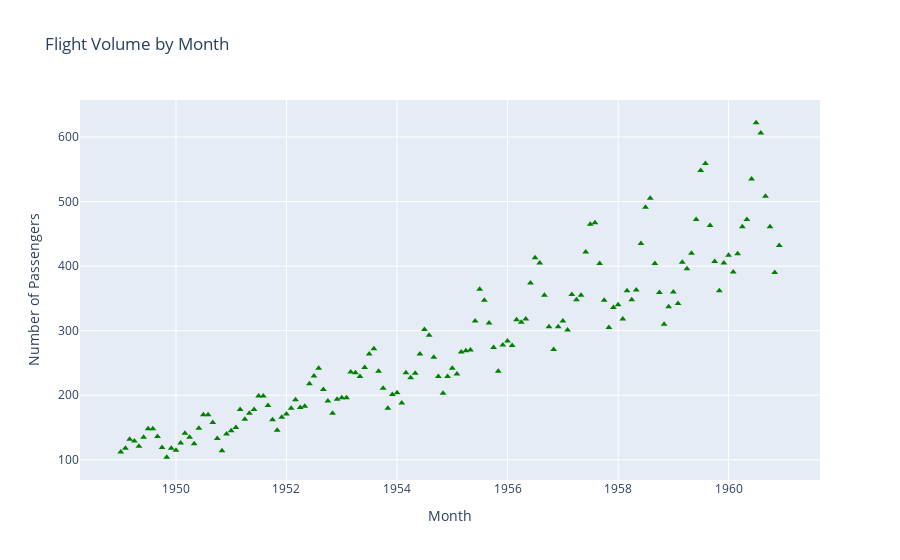

The code cell stored with this chart in its notebook:
### Code cell
# creating scatter plot
fig_scatter = px.scatter(df, x='Month', y='#Passengers', 
                             title='Flight Volume by Month',
                             labels={'Month': 'Month', '#Passengers': 'Number of Passengers'})
# customizing points as green triangles
fig_scatter.update_traces(marker=dict(symbol='triangle-up', color='green'))
# display scatter plot
fig_scatter.show()

### Figure 1 — Plotly figure (JSON) as saved in the notebook; plotly's stock layout.template omitted (floating-point values rounded to 4 significant figures; data arrays with more than 128 entries replaced by an {"elided": "..."} marker saying what was removed)
{"data": [{"hovertemplate": "Month=%{x}<br>Number of Passengers=%{y}<extra></extra>", "legendgroup": "", "marker": {"color": "green", "symbol": "triangle-up"}, "mode": "markers", "name": "", "orientation": "v", "showlegend": false, "type": "scatter", "x": {"elided": "144 str values"}, "xaxis": "x", "y": {"elided": "144 int values"}, "yaxis": "y"}], "layout": {"legend": {"tracegroupgap": 0}, "title": {"text": "Flight Volume by Month"}, "xaxis": {"anchor": "y", "domain": [0, 1], "title": {"text": "Month"}}, "yaxis": {"anchor": "x", "domain": [0, 1], "title": {"text": "Number of Passengers"}}}}
